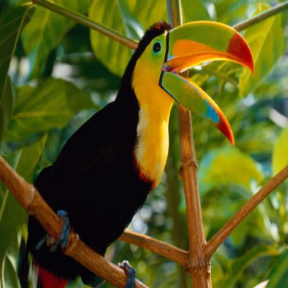
#> input picture A1/data/a1p1.png, 288 x 288 px
$ python problem1.py
#> lines starting #> are read from the running program, lines starting #| are printed output that depends on the picture
import numpy as np
import matplotlib
import matplotlib.pyplot as plt
matplotlib.use('TkAgg')
def load_image(path):
#> called with path = 'data/a1p1.png'
    return plt.imread(path)
#> returned value is the input picture: shape (288, 288, 3) float32; mean R, G, B 0.345, 0.347, 0.106
def display_image(img):
    """ Show an image with matplotlib:

    Args:
        Image as numpy array (H,W,3)
    """
    #
    # You code here
    #
    plt.imshow(img)

def save_as_npy(path, img):
    """ Save the image array as a .npy file:

    Args:
        Image as numpy array (H,W,3)
    """
    #
    # You code here
    np.save(path, img)


def load_npy(path):
    """ Load and return the .npy file:

    Args:
        Path of the .npy file
    Returns:
        Image as numpy array (H,W,3)
    """
    #
    # You code here
    #
    img = np.load(path)
    return np.array(img)
def mirror_horizontal(img1):
    """ Create and return a horizontally mirrored image:

    Args:
        Loaded image as numpy array (H,W,3)

    Returns:
        A horizontally mirrored numpy array (H,W,3).
    """

    #
    # You code here
    #
    img = img1[::-1,...]
    return img
def display_images(img1, img2):
    """ display the normal and the mirrored image in one plot:

    Args:
        Two image numpy arrays
    """

    #
    # You code here
    #
    plt.figure('f2')
    plt.subplot(1, 2, 1)
    plt.imshow(img1)
    plt.subplot(1, 2, 2)
    plt.imshow(img2)

img = load_image("data/a1p1.png")
plt.figure('f1')
plt.subplot(1, 3, 1)
plt.title('img')
display_image(img)
save_as_npy("a1p1.npy", img)
img1 = load_npy("a1p1.npy")
plt.subplot(1, 3, 2)
plt.title('img1')
display_image(img1)
img2 = mirror_horizontal(img1)
plt.subplot(1, 3, 3)
plt.title('img2')
display_image(img2)
plt.title('img1 and 2')
display_images(img1, img2)
plt.show()
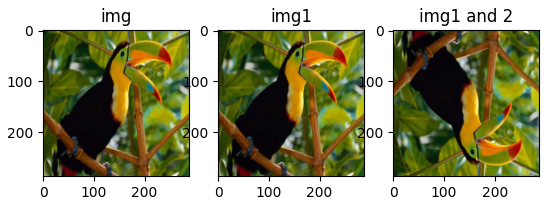
#> figure drawn by matplotlib, 3 panels
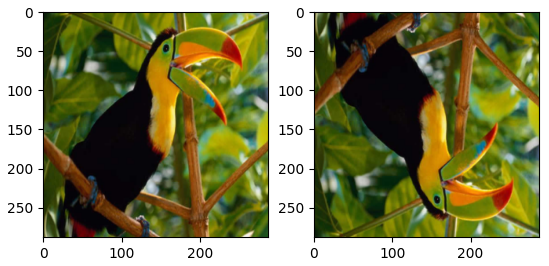
#> figure drawn by matplotlib, 2 panels
